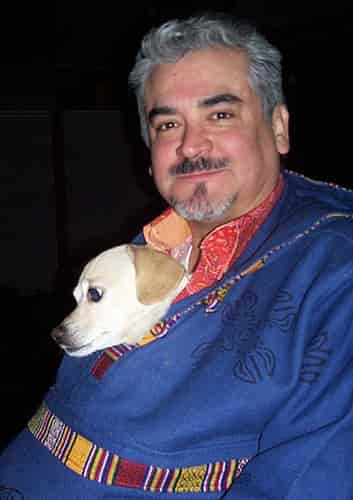
#> input picture tests/data/VOCdevkit/VOC2007/JPEGImages/000001.jpg, 353 x 500 px, found by its file name; its folder holds only this picture in this run
$ python ImageSize.py
#> lines starting #> are read from the running program, lines starting #| are printed output that depends on the picture
from PIL import Image
import os
import matplotlib.pyplot as plt
import math

# 设置数据集目录
dataset_dir = '/home/duomeitinrfx/data/tangka_magic_instrument/update/VOCdevkit/VOC2007/JPEGImages'

# 存储图片尺寸的列表
widths = []
heights = []

# 遍历数据集目录中的图片文件
for filename in os.listdir(dataset_dir):
    if filename.endswith(('.jpg', '.jpeg', '.png', '.gif')):
        # 打开图像文件
        with Image.open(os.path.join(dataset_dir, filename)) as img:
            # 获取图片尺寸
#> img is the input picture: PIL image 353x500 RGB; mean R, G, B 63.5, 61, 81
            width, height = img.size
#> width = 353; height = 500
            widths.append(width)
            heights.append(height)
plt.rcParams['font.size'] = 18
# 绘制散点图
plt.figure(figsize=(10, 6))
plt.scatter(widths, heights, alpha=0.5)
plt.title('Image Sizes')
plt.xlabel('宽')
plt.ylabel('高')
plt.grid(True)

# 计算平均尺寸、最大尺寸和最小尺寸
average_width = math.fsum(widths) / len(widths)
#> average_width = 353
average_height = math.fsum(heights) / len(heights)
#> average_height = 500
max_width = max(widths)
#> max_width = 353
max_height = max(heights)
#> max_height = 500
min_width = min(widths)
#> min_width = 353
min_height = min(heights)
#> min_height = 500

print(f'Average Width: {average_width:.2f}')
#| Average Width: 353.00
print(f'Average Height: {average_height:.2f}')
#| Average Height: 500.00
print(f'Max Width: {max_width}')
#| Max Width: 353
print(f'Max Height: {max_height}')
#| Max Height: 500
print(f'Min Width: {min_width}')
#| Min Width: 353
print(f'Min Height: {min_height}')
#| Min Height: 500

# 显示散点图
plt.show()
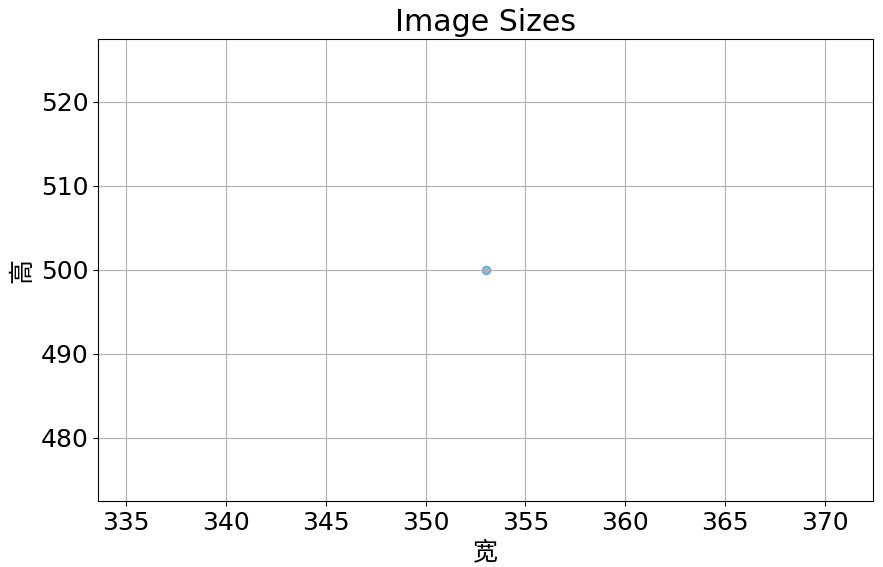
#> figure drawn by matplotlib, 1 panel
